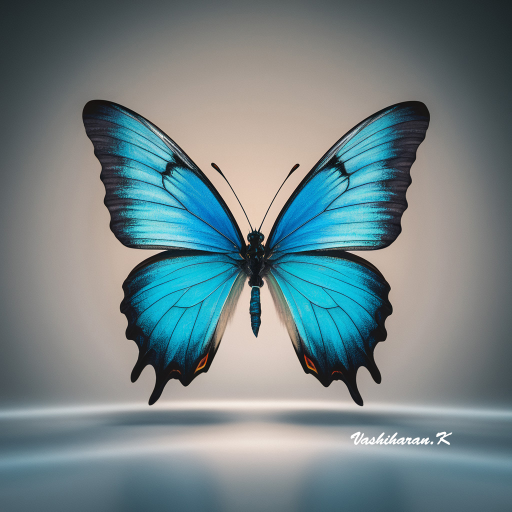
#> input picture img.jpg, 1024 x 1024 px, given in place of the camera (shown at 1/2 size)
$ python 4_moving-object-detection.py
#> lines starting #> are read from the running program, lines starting #| are printed output that depends on the picture
## Moving object detection

import cv2
import imutils

cam = cv2.VideoCapture(0)

firstframe = None
area = 500

while True:
    _,img = cam.read()
#> img is the input picture: shape (1024, 1024, 3); mean B, G, R 134.3, 131.3, 113.9
    text = "Normal"

    img = imutils.resize(img, width = 500)
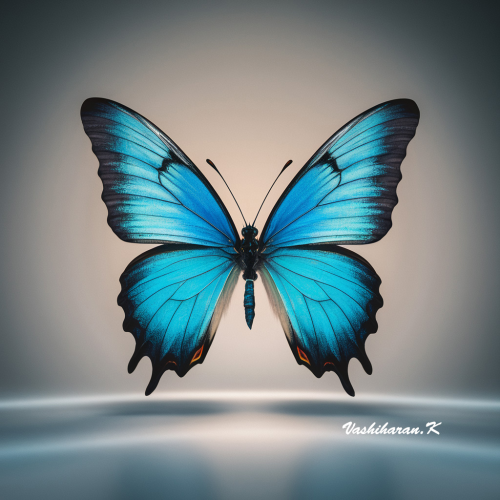
#> img: shape (500, 500, 3); mean B, G, R 134.3, 131.3, 113.9

    grayImg = cv2.cvtColor(img, cv2.COLOR_BGR2GRAY)
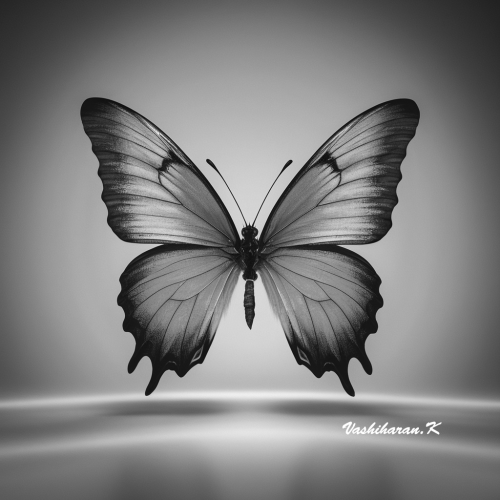
#> grayImg: shape (500, 500); min 14, max 255, mean 126.4

    gaussianImg = cv2.GaussianBlur(grayImg,(21,21),0)
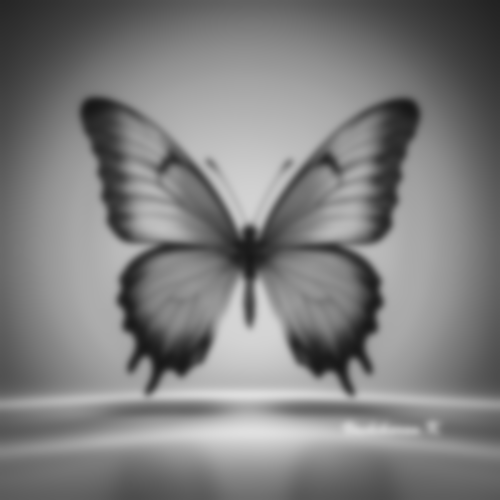
#> gaussianImg: shape (500, 500); min 23, max 224, mean 126.4

    if firstframe is None:
        firstframe = gaussianImg
        continue
    imgDiff = cv2.absdiff(firstframe, gaussianImg)

    threshImg = cv2.threshold(imgDiff, 25,255, cv2.THRESH_BINARY)[1]
    threshImg = cv2.dilate(threshImg, None, iterations=2)

    cnts = cv2.findContours(threshImg.copy(),cv2.RETR_EXTERNAL,
                            cv2.CHAIN_APPROX_SIMPLE)
    cnts = imutils.grab_contours(cnts)

    for c in cnts:
        if cv2.contourArea(c)< area:
            continue
        (x,y,w,h) = cv2.boundingRect(c)
        cv2.rectangle(img,(x,y),(x+w,y+h),(0,255,0),2)
        text= "Moving Object detected"

    print(text)
    cv2.putText(img,text,(10,20),cv2.FONT_HERSHEY_SIMPLEX,0.5,
                (0,0,255),2)
    cv2.imshow("Camera Feed", img)

    key= cv2.waitKey(10)
    print(key)
    if key == ord("q"):
        break

cam.release()
cv2.destroyAllWindows()
